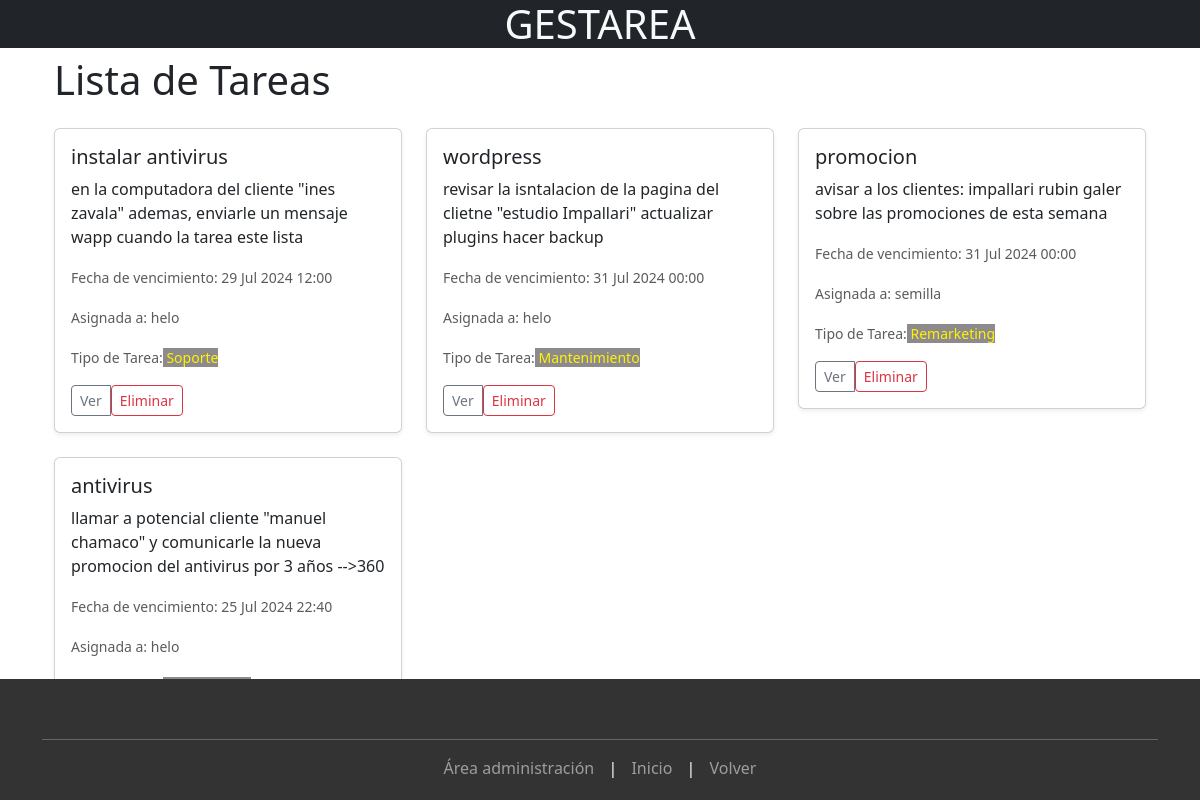
Page /tareas/ on the earlier database version.
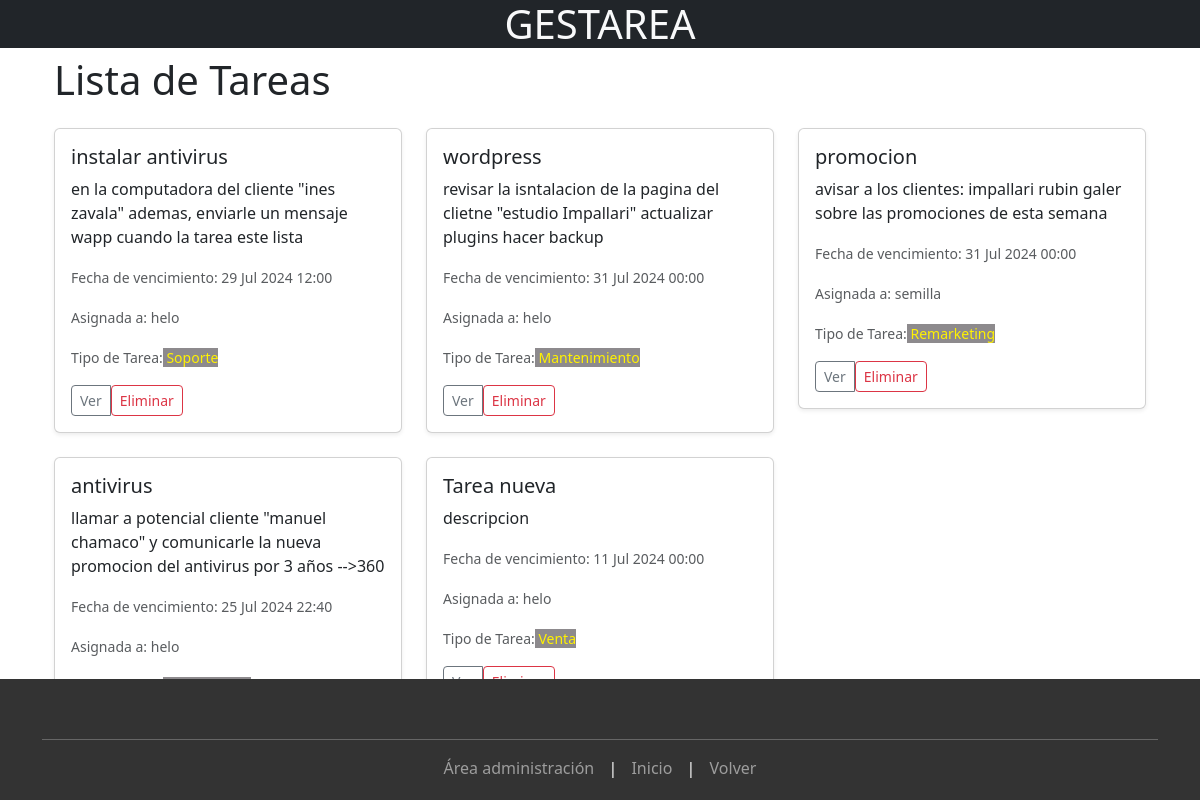
Same page on the later database version.
### tareas/models.py (models this page shows, shortened)
class Tarea(models.Model):
    OPCIONES_ESTADO = (
        ('PENDIENTE', 'Pendiente'),
        ('EN_PROGRESO', 'En Progreso'),
        ('COMPLETADA', 'Completada'),
    )
    OPCIONES_PRIORIDAD = (
        ('BAJA', 'Baja'),
        ('MEDIA', 'Media'),
        ('ALTA', 'Alta'),
    )
    nombre = models.CharField(max_length=200)
    descripcion = models.TextField()
    fecha_vencimiento = models.DateTimeField()
    estado = models.CharField(max_length=12, choices=OPCIONES_ESTADO, default='PENDIENTE')
    prioridad = models.CharField(max_length=6, choices=OPCIONES_PRIORIDAD, default='MEDIA')
    categoria = models.ForeignKey(Categoria, on_delete=models.CASCADE)
    asignada_a = models.ForeignKey(User, on_delete=models.CASCADE, related_name='tareas_asignadas')
    es_publica = models.BooleanField(default=False)

class Categoria(models.Model):
    nombre = models.CharField(max_length=200)
    def __str__(self):
        return self.nombre

### tareas/views.py (the view)
# urls.py: path('tareas/', views.lista_tareas, name='lista_tareas'),
def lista_tareas(request):
    tareas = Tarea.objects.all()
    return render(request, 'tareas/lista_tareas.html', {'tareas': tareas})

### tareas/templates/tareas/lista_tareas.html (shortened to what this page needs)
{% extends "base_generic.html" %}
{% block content %}
<div class="container">
    <h1 class="mb-4">Lista de Tareas</h1>
    {% if tareas %}
        <div class="row">
            {% for tarea in tareas %}
                <div class="col-md-4">
                    <div class="card mb-4 shadow-sm">
                        <div class="card-body">
                            <h5 class="card-title">{{ tarea.nombre }}</h5>
                            <p class="card-text">{{ tarea.descripcion }}</p>
                            <p class="card-text"><small class="text-muted">Fecha de vencimiento: {{ tarea.fecha_vencimiento|date:"d M Y H:i" }}</small></p>
                            <p class="card-text"><small class="text-muted">Asignada a: {{ tarea.asignada_a.username }}</small></p>
                            <p class="card-text"><small class="text-muted">Tipo de Tarea:<span style="color: rgb(255, 242, 0);background-color: rgb(141, 138, 141);"> {{ tarea.categoria }} </span> </small></p>
                            <div class="d-flex justify-content-between align-items-center">
                                <div class="btn-group">
                                    <a href="{% url 'detalle_tarea' tarea.id %}" class="btn btn-sm btn-outline-secondary">Ver</a>
                                    <form method="post" action="{% url 'eliminar_tarea' tarea.id %}" style="display:inline;" onsubmit="return confirm('¿Estás seguro de que deseas eliminar esta tarea?');">
                                        <button type="submit" class="btn btn-sm btn-outline-danger">Eliminar</button>
                                    </form>
                                </div>
                            </div>
                        </div>
                    </div>
                </div>
            {% endfor %}
        </div>
    {% else %}
        <p>No hay tareas para mostrar.</p>
        <a href="{% url 'crear_tarea' %}" class="btn btn-primary">Agregar tarea</a>
    {% endif %}
</div>
{% endblock %}

Differences in the rows shown:
added Tarea: nombre "Tarea nueva", descripcion "descripcion", fecha_vencimiento "11 Jul 2024 00:00", asignada_a.username "helo", categoria "Venta"
